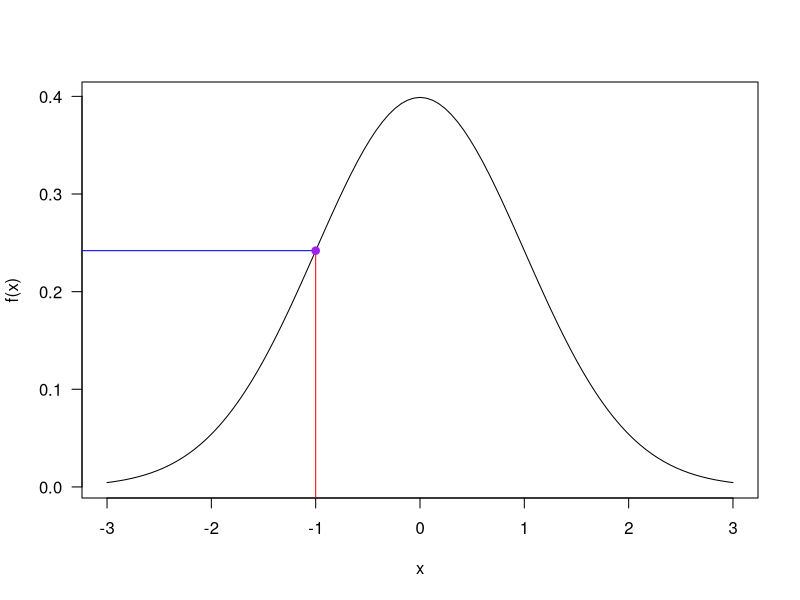
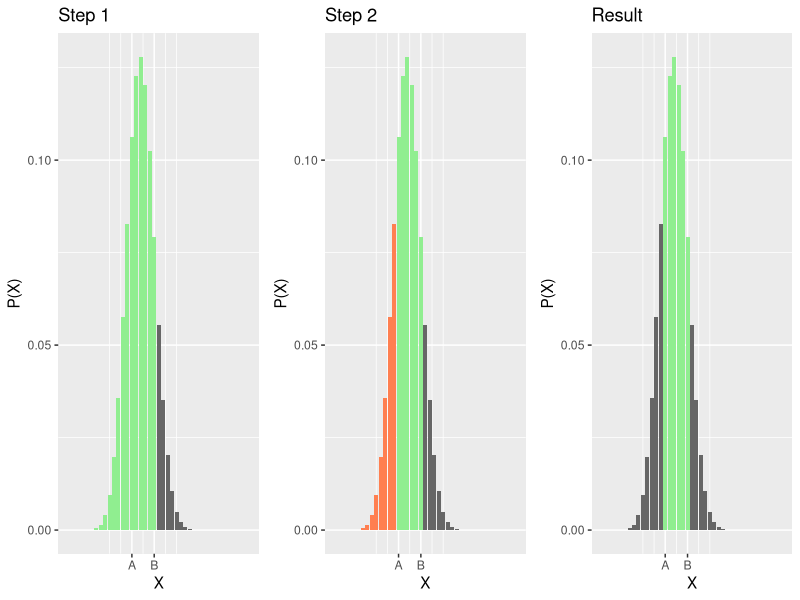
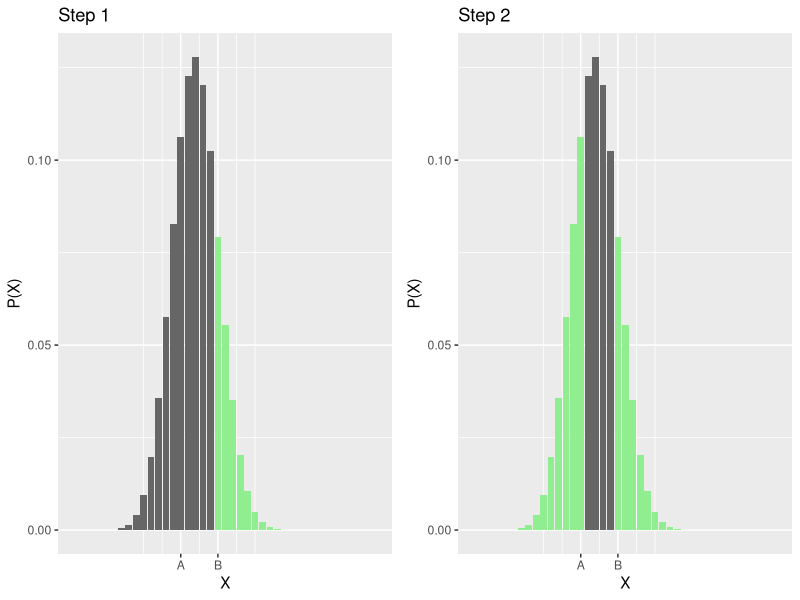
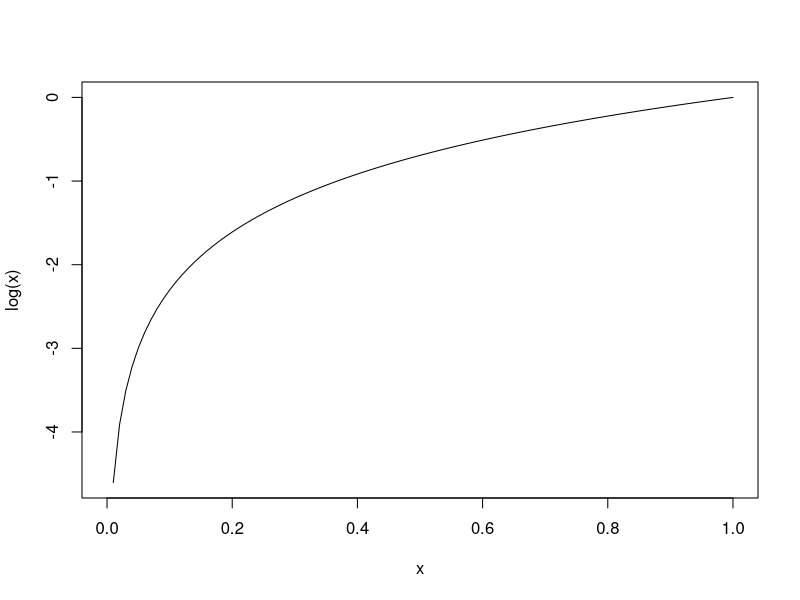

These figures' R source, in order:
## ---- chunk 1
library(ggplot2)
library(gridExtra)
library(knitr)
library(kableExtra)
## ---- chunk 2
curve(dnorm(x), from=-3, to=3, ylab="f(x)", las=1)
segments(-1,-1,-1,dnorm(-1), col="red")
segments(-1,dnorm(-1),-4,dnorm(-1), col="blue")
points(-1, dnorm(-1), pch=19, col="purple")
## ---- chunk 3

p1 <- ggplot(data.frame(x=0:40,
									y=dbinom(0:40, size=40, prob=0.4), 
									col=as.character(c(rep("green",15), rep("green",5),rep("grey",41-15-5))))) +
	geom_bar(aes(x=x,y=y,fill=col), stat="identity") +
	scale_x_continuous(labels=c("A", "B"), breaks=c(14 , 19))+ 
	theme(legend.position = "none")+
	scale_fill_manual("", values = c("red"="coral","green" = "lightgreen", "grey" = "grey40"))+
	coord_cartesian(clip = 'off')+
	labs(x="X", y="P(X)", title="Step 1")


p2 <- ggplot(data.frame(x=0:40,
									y=dbinom(0:40, size=40, prob=0.4), 
									col=as.character(c(rep("red",14), rep("green",6),rep("grey",41-15-5))))) +
	geom_bar(aes(x=x,y=y,fill=col), stat="identity") +
	scale_x_continuous(labels=c("A", "B"), breaks=c(14 , 19))+ 
	theme(legend.position = "none")+
	scale_fill_manual("", values = c("red"="coral","green" = "lightgreen", "grey" = "grey40"))+
	coord_cartesian(clip = 'off')+
	labs(x="X", y="P(X)", title="Step 2")

p3 <- ggplot(data.frame(x=0:40,
									y=dbinom(0:40, size=40, prob=0.4), 
									col=as.character(c(rep("grey",14), rep("green",6),rep("grey",41-15-5))))) +
	geom_bar(aes(x=x,y=y,fill=col), stat="identity") +
	scale_x_continuous(labels=c("A", "B"), breaks=c(14 , 19))+ 
	theme(legend.position = "none")+
	scale_fill_manual("", values = c("red"="coral","green" = "lightgreen", "grey" = "grey40"))+
	coord_cartesian(clip = 'off')+
	labs(x="X", y="P(X)", title="Result")


grid.arrange(p1, p2, p3, ncol=3)
## ---- chunk 4

p1 <- ggplot(data.frame(x=0:40,
									y=dbinom(0:40, size=40, prob=0.4), 
									col=as.character(c(rep("grey",15), rep("grey",4),rep("green",41-15-4))))) +
	geom_bar(aes(x=x,y=y,fill=col), stat="identity") +
	scale_x_continuous(labels=c("A", "B"), breaks=c(14 , 19))+ 
	theme(legend.position = "none")+
	scale_fill_manual("", values = c("red"="coral","green" = "lightgreen", "grey" = "grey40"))+
	coord_cartesian(clip = 'off')+
	labs(x="X", y="P(X)", title="Step 1")


p2 <- ggplot(data.frame(x=0:40,
									y=dbinom(0:40, size=40, prob=0.4), 
									col=as.character(c(rep("green",15), rep("grey",4),rep("green",41-15-4))))) +
	geom_bar(aes(x=x,y=y,fill=col), stat="identity") +
	scale_x_continuous(labels=c("A", "B"), breaks=c(14 , 19))+ 
	theme(legend.position = "none")+
	scale_fill_manual("", values = c("red"="coral","green" = "lightgreen", "grey" = "grey40"))+
	coord_cartesian(clip = 'off')+
	labs(x="X", y="P(X)", title="Step 2")


grid.arrange(p1, p2, nrow=1)
## ---- chunk 5
x <- 1:6
n <- length(x) #kategoriak szama

(max(x)+min(x))/2 #varhato ertek
(n^2-1)/12 #variancia
sqrt((n^2-1)/12) #szoras
## ---- chunk 6
x <- 1:6
n <- length(x) #kategoriak szama
p <- rep(1/n, n ) #kategoriak gyakorisaga: 1/6, 1/6, 1/6, 1/6, 1/6 es 1/6

sum(p*x) #varhato ertek
sum(p*x^2) - sum(p*x)^2 #variancia
sqrt(sum(p*x^2) - sum(p*x)^2) #szoras
## ---- chunk 7
choose(8,2) #combination: 10C2
combn(10, 2) #kidobja az osszes kombinaciot 
## ---- chunk 8
N=30 # ennyi kacsa van osszesen
k = 6 # ennyi kacsat lovunk le
m = N*0.6 # 18 : ennyi kacsa him 
n = 30-m # 12 : ennyi kacsa nosteny
M = k*m/N # varhato ertek : ugye (m+n) = N
M

k * m/N*(1-m/N)*(1-(k-1)/(N-1)) #variancia
## ---- chunk 9
N=30 # ennyi kacsa van osszesen
k = 6 # ennyi kacsat lovunk le
m = N*0.6 # 18 : ennyi kacsa him 
n = 30-m # 12 : ennyi kacsa nosteny

x <- 0:6 # ennyi lelott kacsa lehet him
p <- dhyper(x, m=m, n=n, k=k) #kategoriak gyakorisaga

sum(p*x) #varhato ertek
sum(p*x^2) - sum(p*x)^2 #variancia
sqrt(sum(p*x^2) - sum(p*x)^2) #szoras
## ---- chunk 10
dhyper(1, m=18, n=12, k=6) + dhyper(3, m=18, n=12, k=6) + dhyper(5, m=18, n=12, k=6)
#vagy
sum( dhyper(c(1,3,5), m=18, n=12, k=6) )
## ---- chunk 11
1 - phyper(2, m=18, n=12, k=6)
## ---- chunk 12
qhyper(0.15, m=18, n=12, k=6)
## ---- chunk 13
n = 40
p = 0.4

n*p # varhato ertek

n*p*(1-p) # variancia
sqrt(n*p*(1-p)) # szoras
## ---- chunk 14
x <- 0:40 # ennyi ember tartalmazza lehetsegesen a gent
p <- dbinom(x, size = n, prob = 0.4) #kategoriak gyakorisaga

sum(p*x) #varhato ertek
sum(p*x^2) - sum(p*x)^2 #variancia
sqrt(sum(p*x^2) - sum(p*x)^2) #szoras
## ---- chunk 15
1 - dbinom(14, size=40, prob=0.4)
## ---- chunk 16
1 - pbinom(25, size=40, prob=0.4) + pbinom(14, size=40, prob=0.4)
## ---- chunk 17
qbinom(0.7, size=40, prob=0.4)
## ---- chunk 18
curve(log(x))
## ---- chunk 19
dpois(34, lambda=25)
## ---- chunk 20
ppois(34, lambda=25)
## ---- chunk 21
qpois(0.2, lambda=25)
## ---- chunk 22
madar <- c(2, 1, 5, 9, 10, 4, 0, 0, 0, 1, 0, 1, 3)
var(madar) # variancia
mean(madar) # varhato ertek
